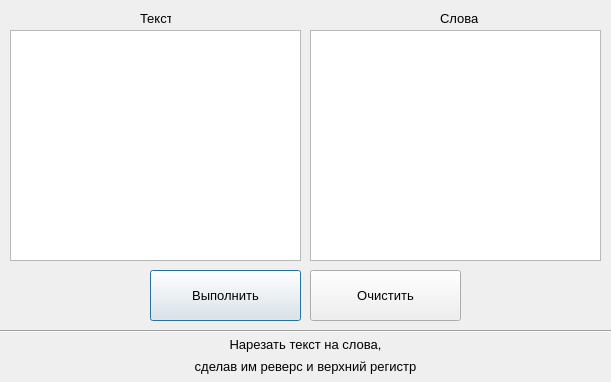
<?xml version="1.0" encoding="UTF-8"?>
<ui version="4.0">
 <class>Dialog</class>
 <widget class="QDialog" name="Dialog">
  <property name="geometry">
   <rect>
    <x>0</x>
    <y>0</y>
    <width>611</width>
    <height>382</height>
   </rect>
  </property>
  <property name="minimumSize">
   <size>
    <width>611</width>
    <height>382</height>
   </size>
  </property>
  <property name="maximumSize">
   <size>
    <width>611</width>
    <height>382</height>
   </size>
  </property>
  <property name="windowTitle">
   <string>Dialog</string>
  </property>
  <widget class="QTextEdit" name="textEdit_words">
   <property name="geometry">
    <rect>
     <x>310</x>
     <y>30</y>
     <width>291</width>
     <height>231</height>
    </rect>
   </property>
   <property name="font">
    <font>
     <family>Segoe UI</family>
     <pointsize>10</pointsize>
    </font>
   </property>
  </widget>
  <widget class="QTextEdit" name="textEdit_text">
   <property name="geometry">
    <rect>
     <x>10</x>
     <y>30</y>
     <width>291</width>
     <height>231</height>
    </rect>
   </property>
   <property name="font">
    <font>
     <family>Segoe UI</family>
     <pointsize>10</pointsize>
    </font>
   </property>
  </widget>
  <widget class="QLabel" name="label_1">
   <property name="geometry">
    <rect>
     <x>140</x>
     <y>10</y>
     <width>31</width>
     <height>16</height>
    </rect>
   </property>
   <property name="font">
    <font>
     <family>Segoe UI</family>
     <pointsize>10</pointsize>
    </font>
   </property>
   <property name="text">
    <string>Текст</string>
   </property>
  </widget>
  <widget class="QLabel" name="label_2">
   <property name="geometry">
    <rect>
     <x>440</x>
     <y>10</y>
     <width>41</width>
     <height>16</height>
    </rect>
   </property>
   <property name="font">
    <font>
     <family>Segoe UI</family>
     <pointsize>10</pointsize>
    </font>
   </property>
   <property name="text">
    <string>Слова</string>
   </property>
  </widget>
  <widget class="QPushButton" name="btn_solve">
   <property name="geometry">
    <rect>
     <x>150</x>
     <y>270</y>
     <width>151</width>
     <height>51</height>
    </rect>
   </property>
   <property name="font">
    <font>
     <family>Segoe UI</family>
     <pointsize>10</pointsize>
    </font>
   </property>
   <property name="text">
    <string>Выполнить</string>
   </property>
  </widget>
  <widget class="QPushButton" name="btn_clear">
   <property name="geometry">
    <rect>
     <x>310</x>
     <y>270</y>
     <width>151</width>
     <height>51</height>
    </rect>
   </property>
   <property name="font">
    <font>
     <family>Segoe UI</family>
     <pointsize>10</pointsize>
    </font>
   </property>
   <property name="text">
    <string>Очистить</string>
   </property>
  </widget>
  <widget class="QLabel" name="label_task_1">
   <property name="geometry">
    <rect>
     <x>10</x>
     <y>334</y>
     <width>591</width>
     <height>21</height>
    </rect>
   </property>
   <property name="font">
    <font>
     <family>Segoe UI</family>
     <pointsize>10</pointsize>
    </font>
   </property>
   <property name="text">
    <string>&lt;html&gt;&lt;head/&gt;&lt;body&gt;&lt;p&gt;Нарезать текст на слова,&lt;/p&gt;&lt;/body&gt;&lt;/html&gt;</string>
   </property>
   <property name="alignment">
    <set>Qt::AlignCenter</set>
   </property>
  </widget>
  <widget class="QLabel" name="label_task_2">
   <property name="geometry">
    <rect>
     <x>10</x>
     <y>357</y>
     <width>591</width>
     <height>20</height>
    </rect>
   </property>
   <property name="font">
    <font>
     <family>Segoe UI</family>
     <pointsize>10</pointsize>
    </font>
   </property>
   <property name="text">
    <string>&lt;html&gt;&lt;head/&gt;&lt;body&gt;&lt;p&gt;сделав им реверс и верхний регистр&lt;/p&gt;&lt;/body&gt;&lt;/html&gt;</string>
   </property>
   <property name="alignment">
    <set>Qt::AlignCenter</set>
   </property>
  </widget>
  <widget class="Line" name="line">
   <property name="geometry">
    <rect>
     <x>0</x>
     <y>323</y>
     <width>611</width>
     <height>16</height>
    </rect>
   </property>
   <property name="orientation">
    <enum>Qt::Horizontal</enum>
   </property>
  </widget>
 </widget>
 <resources/>
 <connections/>
</ui>
